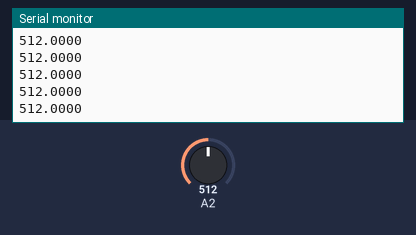
Bench run of a sketch on a simulated Arduino Uno, built with avr-gcc and run on an emulated ATmega328P. Shown: the last lines printed to the serial monitor. The test bench sets the inputs (shaded band); at power-on: A2 = 512.

Above: at 1.2 s.
1.3 s: A2 set to 716
At 2.4 s:
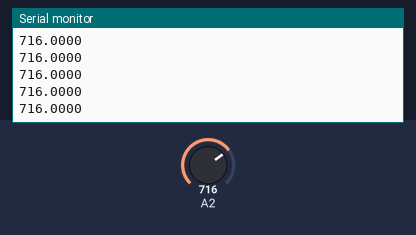
2.8 s: A2 set to 900
At 3.4 s:
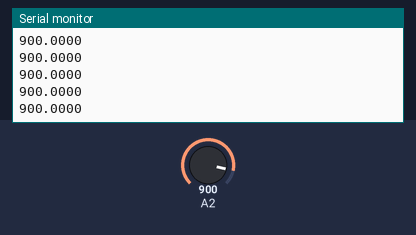
Timing chart, 0 to 5.8 s (numbered marks = the images above; inputs shaded):
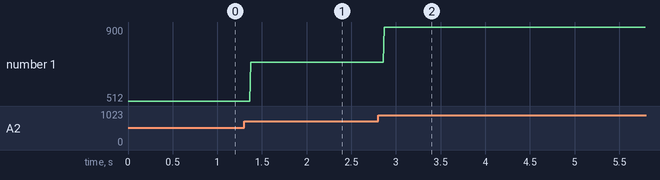

The sketch:

ADC_testCode_New.ino
```cpp
float val;
void setup() {
  Serial.begin(9600);// put your setup code here, to run once:

}

void loop() {
val = analogRead(A2);
  // put your main code here, to run repeatedly:
Serial.println(val,4);
//delay(100);
}
```

Measured:
- after the input at 1.3 s, the serial monitor: prints a new line after 0.07 s (image 1)
- after the input at 2.8 s, the serial monitor: prints a new line after 0.07 s (image 2)
- plotted number 1: 512 → 716 after the input at 1.3 s, 716 → 900 after the input at 2.8 s
